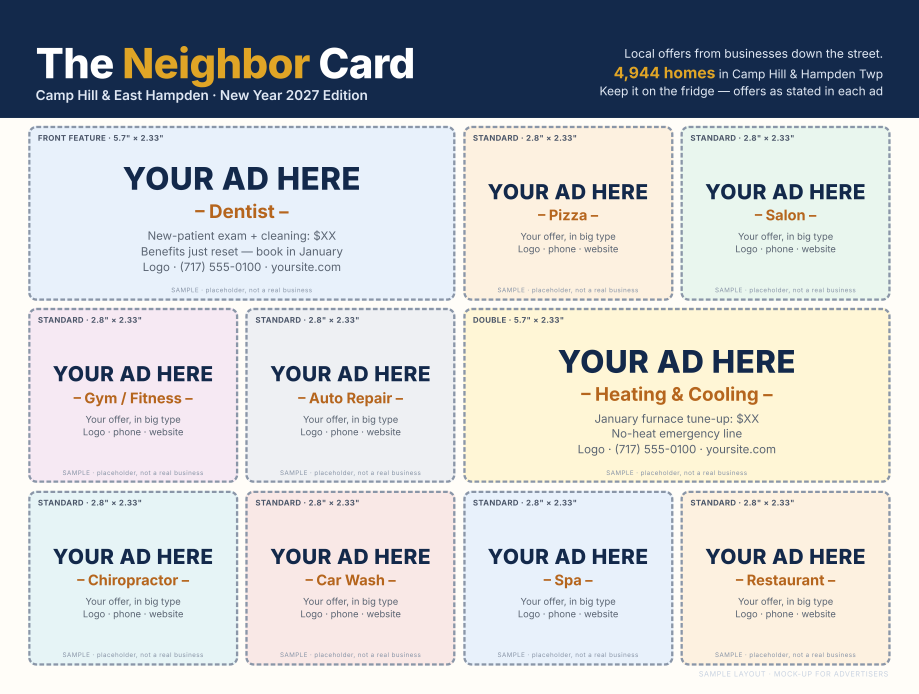
#> input picture fast-cash/launch-2026-11-11/mailer/mockup/card-front.png, 3675 x 2775 px (shown at 1/4 size); its folder holds 3 pictures in this run
$ python previews.py
#> lines starting #> are read from the running program, lines starting #| are printed output that depends on the picture
"""Small JPG previews of the card (for email and the rate card) and a 2-page print PDF.
Run: python3 -I build/previews.py  (from the mailer directory)"""
import os
from PIL import Image
from pypdf import PdfWriter

M = os.path.join(os.path.dirname(os.path.dirname(os.path.abspath(__file__))), "mockup")
for side in ("front", "back"):
    im = Image.open(os.path.join(M, f"card-{side}.png")).convert("RGB")
#> im is the input picture: PIL image 3675x2775 RGB; mean R, G, B 199.2, 201.7, 203.3
    im.thumbnail((1600, 1600))
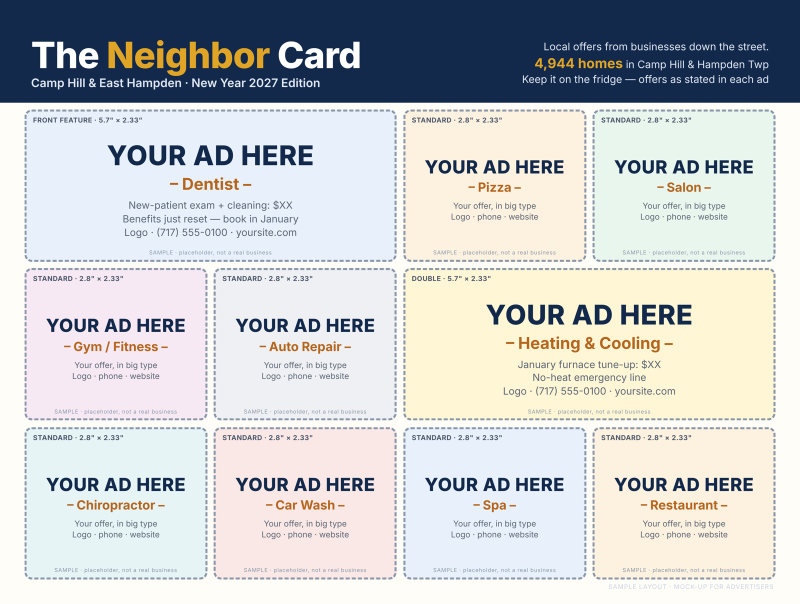
#> im: PIL image 1600x1208 RGB (shown at 1/2 size); mean R, G, B 199.2, 201.7, 203.3
    im.save(os.path.join(M, f"card-{side}-preview.jpg"), quality=85)
#> pass 2 of the loop `for side in ("front", "back"):`:
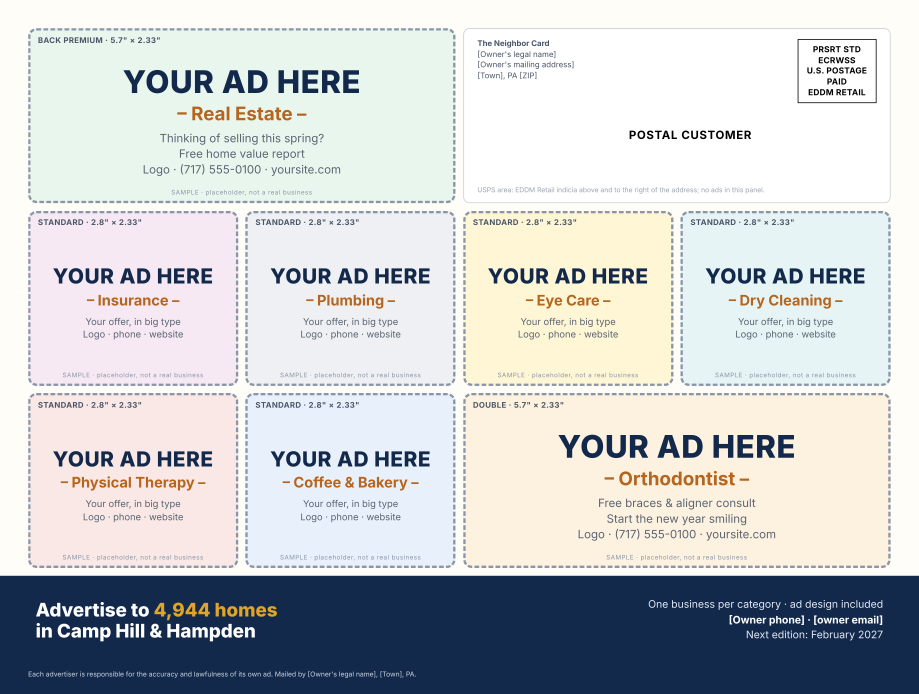
#> input picture fast-cash/launch-2026-11-11/mailer/mockup/card-back.png, 3675 x 2775 px (shown at 1/4 size)
#> im is the input picture: PIL image 3675x2775 RGB; mean R, G, B 200.1, 203, 205.3
#> `im.thumbnail((1600, 1600))`:
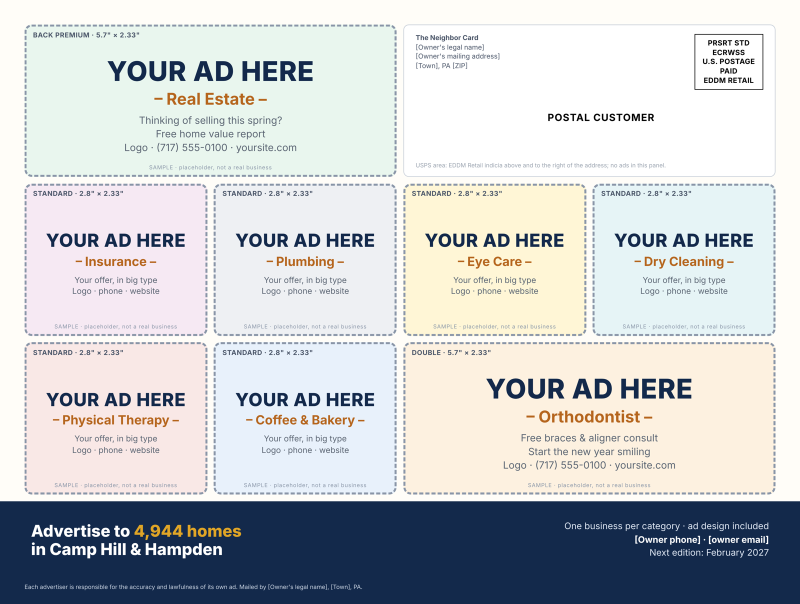
#> im: PIL image 1600x1208 RGB (shown at 1/2 size); mean R, G, B 200, 203, 205.3
mp = Image.open(os.path.join(M, "route-map.png")).convert("RGB")
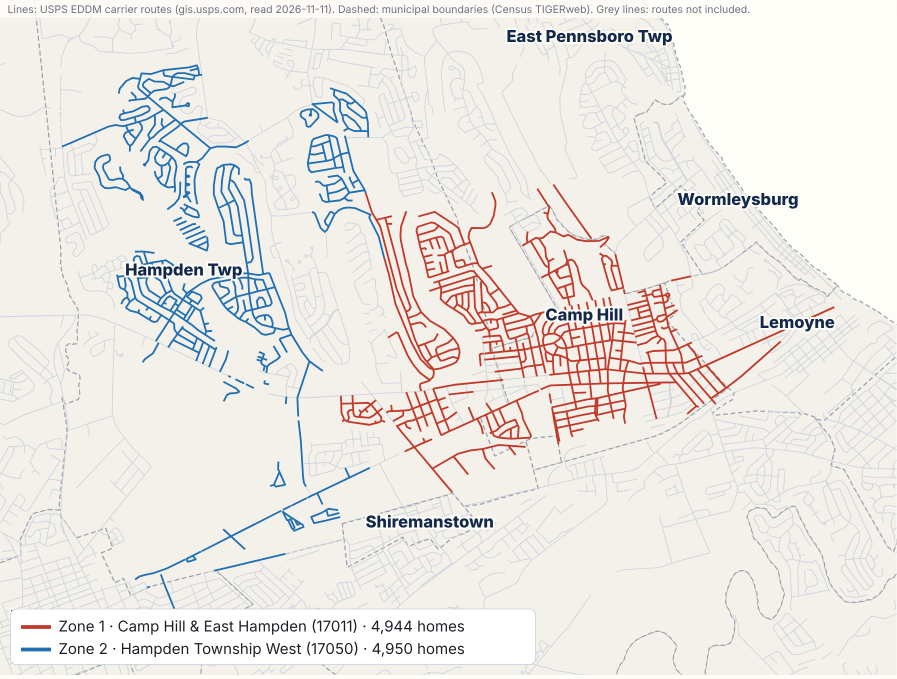
#> input picture fast-cash/launch-2026-11-11/mailer/mockup/route-map.png, 1793 x 1358 px (shown at 1/2 size)
#> mp is the input picture: PIL image 1793x1358 RGB; mean R, G, B 236.2, 232.6, 228.4
mp.thumbnail((1400, 1400))
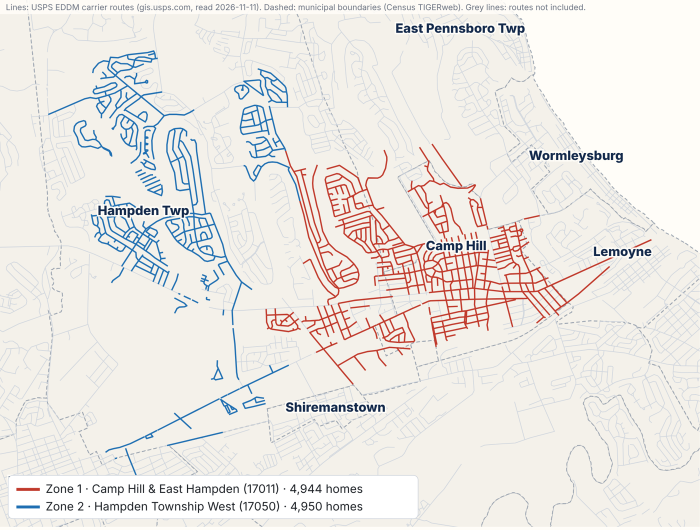
#> mp: PIL image 1400x1060 RGB (shown at 1/2 size); mean R, G, B 236.1, 232.6, 228.4
mp.save(os.path.join(M, "route-map-preview.jpg"), quality=85)
#> (the run stopped early here; a loop or call above may not have finished)
